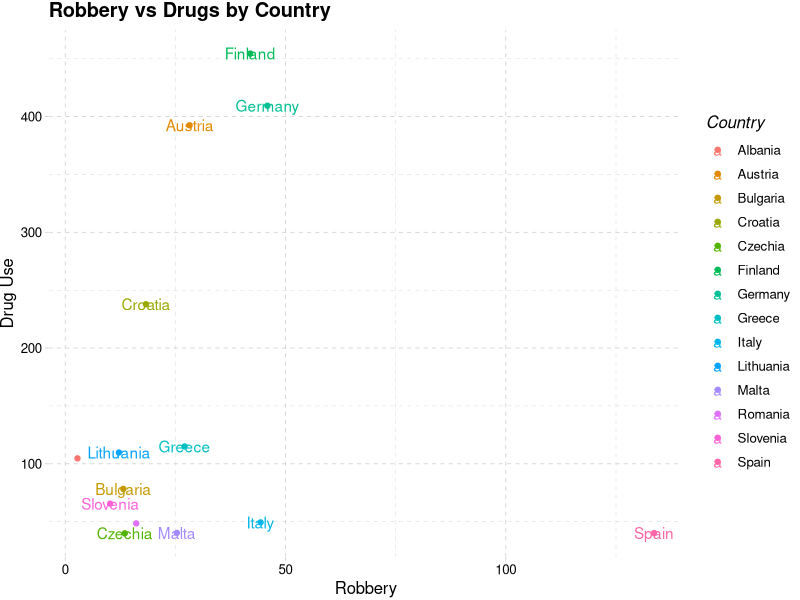
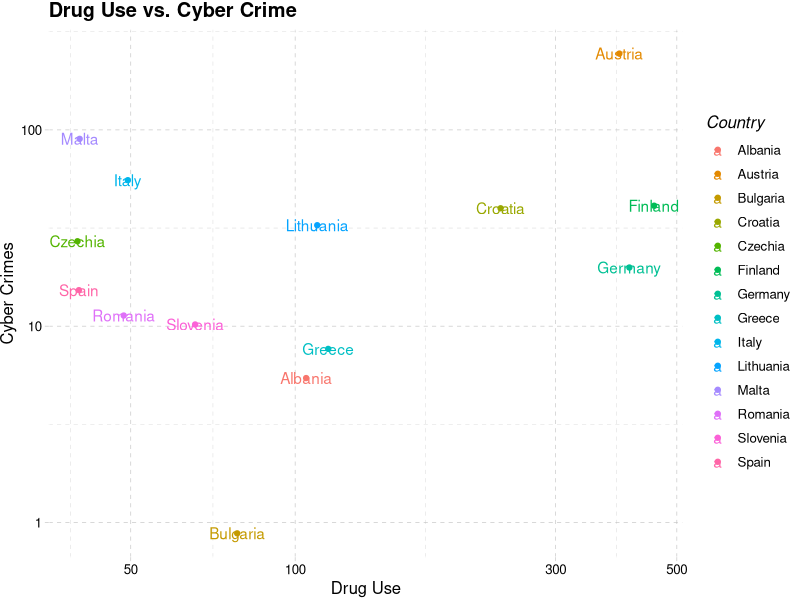
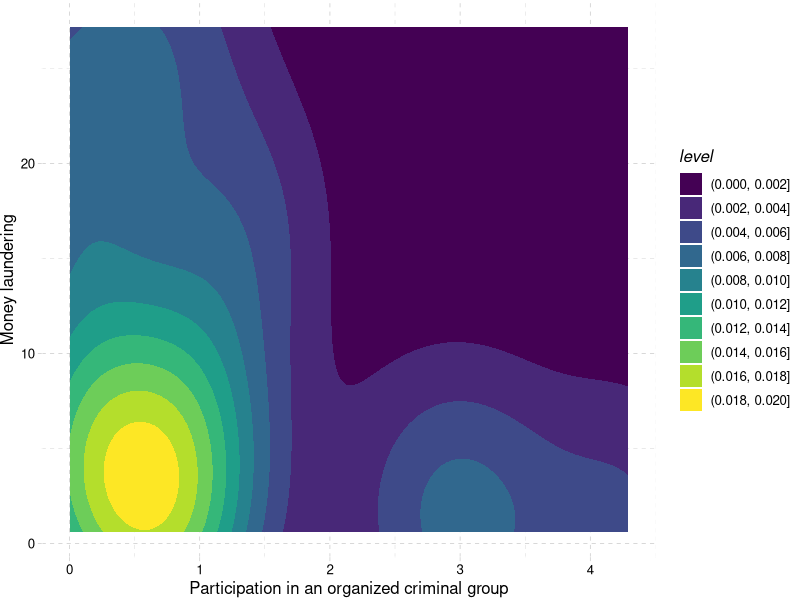

Here is the R script that generated these plots, in order:
## ---- chunk 1
#| label: "1.1"
#| output: False
#| results: False
# Load the dataset using the read_excel function from the readxl library,
# there is no point importing the library fully as we will only need that function
# we are not allowed to immediately change the colon to NA, or cut
# to the relevant rows and columns
crim_off_cat_2022 <- readxl::read_excel("crim_off_cat_2022.xlsx")

## ---- chunk 2
#| label: "1.2"
# Check the structure of the dataset
dim(crim_off_cat_2022)
# 52 rows and 22 columns from the Environments "52 obs. of 22 variables"
## ---- chunk 3
#| label: "1.2.1"
str(crim_off_cat_2022, strict.width='wrap')
## ---- chunk 4
#| label: "libraries"
#| output: False
# Helper libraries: All verified in lecture
library(dplyr) 
library(tidyr) 
library(ggplot2) 
library(ggthemes)
library(kableExtra)
## ---- chunk 5
#| label: "cleaning data set 1"
#| output: false
# reduce the dataset to the subset that includes all of the observations
cleaned_crim <- crim_off_cat_2022[9:nrow(crim_off_cat_2022),]
# set the column names of new data set to row 8 in the data set
colnames(cleaned_crim) <- crim_off_cat_2022[8,]
# double check that I did that correctly
names(cleaned_crim)
## ---- chunk 6
#| label: "1.3"
#| output: false
# rather than using rename I just created a new column named country
# then I dropped the old column name for the countries
cleaned_crim <- cleaned_crim %>%
  mutate(Country = cleaned_crim$`ICCS (Labels)`) %>%
  select(-`ICCS (Labels)`)

# double check the order as mutate puts country as the last column
print(names(cleaned_crim))
## ---- chunk 7
#| label: "1.4"
# select all columns but the ones that are not selected by putting 
# '-' in front of the column name
cleaned_crim_selected <- cleaned_crim %>%
  select(-`Child pornography`, 
         -Rape, 
         -`Sexual assault`, 
         -Theft,
         -`Theft of a motorized vehicle or parts thereof`, 
         -Burglary,
         -`Burglary of private residential premises`)

# have a look at the first few rows of the data set
head(cleaned_crim_selected)
## ---- chunk 8
#| label: "re-arrange order"
#| output: false
# select the country column first and then every else
# country will be back at the front and data easier to see
cleaned_crim_selected <- cleaned_crim_selected %>%
  select(Country, everything())
# double check it was done correctly
head(cleaned_crim_selected)
## ---- chunk 9
#| label: "Convert substitute NA"
#| warning: false
# warning for using across() as its deprecated (still works though)
# for every row in every column in the dataset if the value is a colon
# then remove the colon and replace it with a NA
crim_missing_data_replaced <- cleaned_crim_selected %>%
  mutate(across(everything(), na_if, ":"))

head(crim_missing_data_replaced)
## ---- chunk 10
#| label: "1.5 & 1.6"
# Part 6:-------------------------
# drop the rows where NA is present
crim_countries_with_na_dropped <- crim_missing_data_replaced %>% drop_na()
# Part 5:-------------------------
# take the set of countries that are different between the two data set
missing_found <- setdiff((crim_missing_data_replaced), 
                         (crim_countries_with_na_dropped))

kbl(missing_found$Country, full_width=FALSE,
    caption = "NA found in Country Data") %>%
  kable_classic_2()
## ---- chunk 11
#| label: "1.7"
# change the character datatype to numeric across the columns apart from Country
# also remove NA can be false here as removed previously
crim_countries_overallOffences <- crim_countries_with_na_dropped %>%
  mutate(across(-Country, as.numeric)) %>%
  group_by(Country) %>%
  mutate(overallOffences = rowSums(across(where(is.numeric)), na.rm = TRUE))
## ---- chunk 12
#| label: "1.8"
# check the structure of the new data set
dim(crim_countries_overallOffences)
## ---- chunk 13
#| label: "2.1"
# select the country column and organised crime
# then change the organised crime column to rounded values
# then arrange these by high to low
crim_countries_gang_participation <- crim_countries_overallOffences %>%
  select(c(Country, `Participation in an organized criminal group`)) %>%
  mutate(`Participation in an organized criminal group` = 
           round(`Participation in an organized criminal group`, 1)) %>%
  arrange(desc(`Participation in an organized criminal group`))

kbl(crim_countries_gang_participation, full_width = FALSE) %>%
  kable_classic_2()
## ---- chunk 14
#| label: "2.2"
# dataset is still grouped by country from previously so ungroup
# we can then rearrage by highest to lowest
# use the new top_n function to grab the max value
# return the name only
crim_countries_gang_participation_max <- crim_countries_gang_participation %>%
  ungroup() %>%
  arrange(desc(`Participation in an organized criminal group`)) %>%
  slice_max(`Participation in an organized criminal group`, n=1)


print(c("The highest gang particpation country is:",
        crim_countries_gang_participation_max$Country), quote = FALSE)

## ---- chunk 15
#| label: "2.3"
#| fig-width: 7
#| fig-height: 5
# basic ggplot with a nice theme, and overlapping names removed
ggplot(crim_countries_overallOffences, 
       aes(x=Robbery,
           y=`Unlawful acts involving controlled drugs or precursors`, 
           col=Country)) +
  geom_point() +
  geom_text(label=crim_countries_overallOffences$Country,
            check_overlap = TRUE) +
  labs(title = "Robbery vs Drugs by Country") +
  xlab("Robbery") +
  ylab("Drug Use") +
  theme_pander()
## ---- chunk 16
#| label: "3.1"
#| fig-width: 7
#| fig-height: 5

ggplot(crim_countries_overallOffences, 
       aes(x=`Unlawful acts involving controlled drugs or precursors`, 
           y=`Acts against computer systems`, 
           col=Country)) +
  geom_point() +
  geom_text(label=crim_countries_overallOffences$Country,
            check_overlap = FALSE) +
  labs(title = "Drug Use vs. Cyber Crime") +
  scale_x_log10() +
  scale_y_log10() +
  xlab("Drug Use") +
  ylab("Cyber Crimes") +
  theme_pander()
## ---- chunk 17
#| label: "3.2"
#| fig-width: 7
#| fig-height: 5

ggplot(crim_countries_overallOffences, 
       aes(x=`Participation in an organized criminal group`, 
           y=`Money laundering`)) +
  geom_density_2d_filled() +
  scale_color_brewer() +
  theme_pander()
  
         
